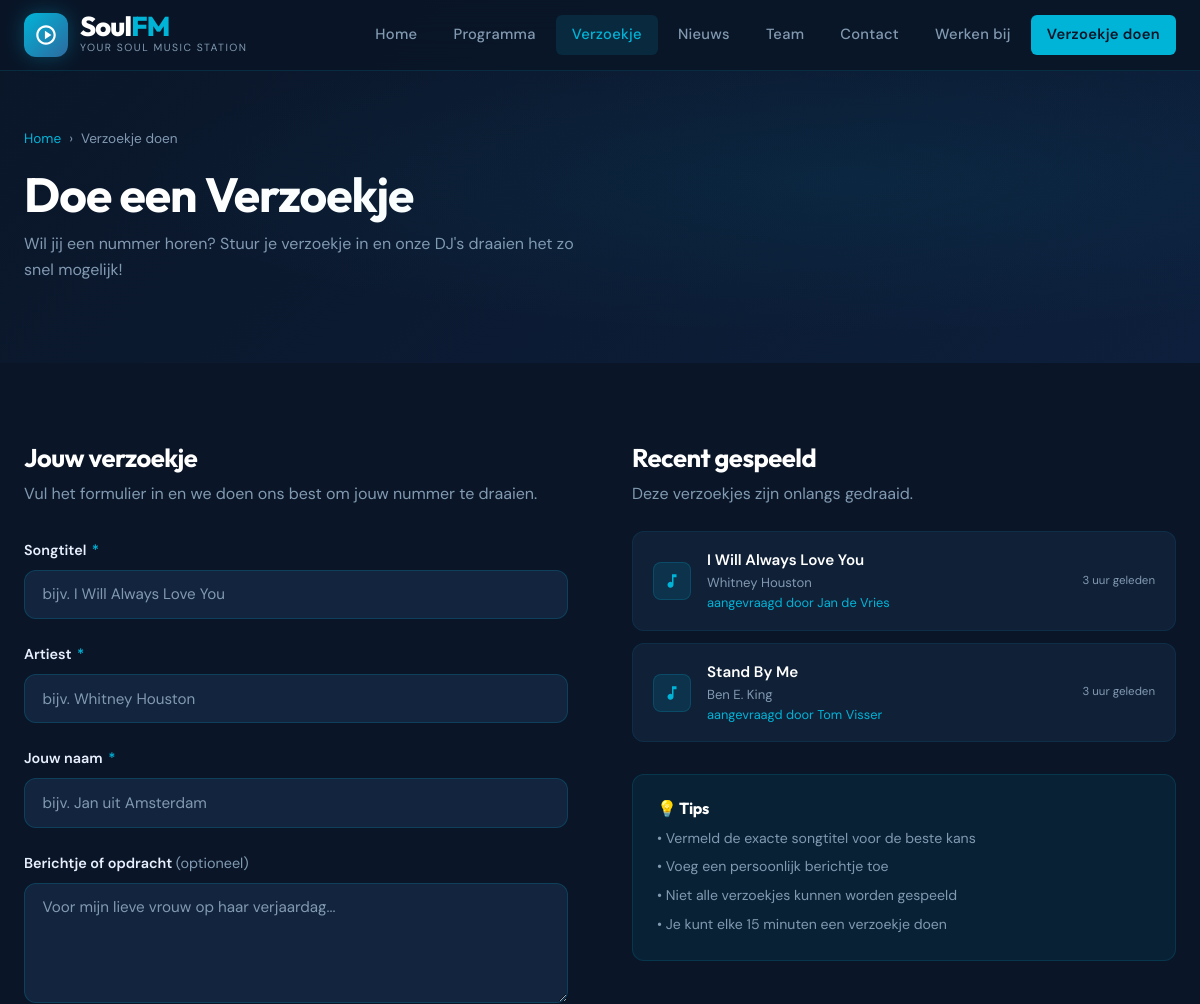
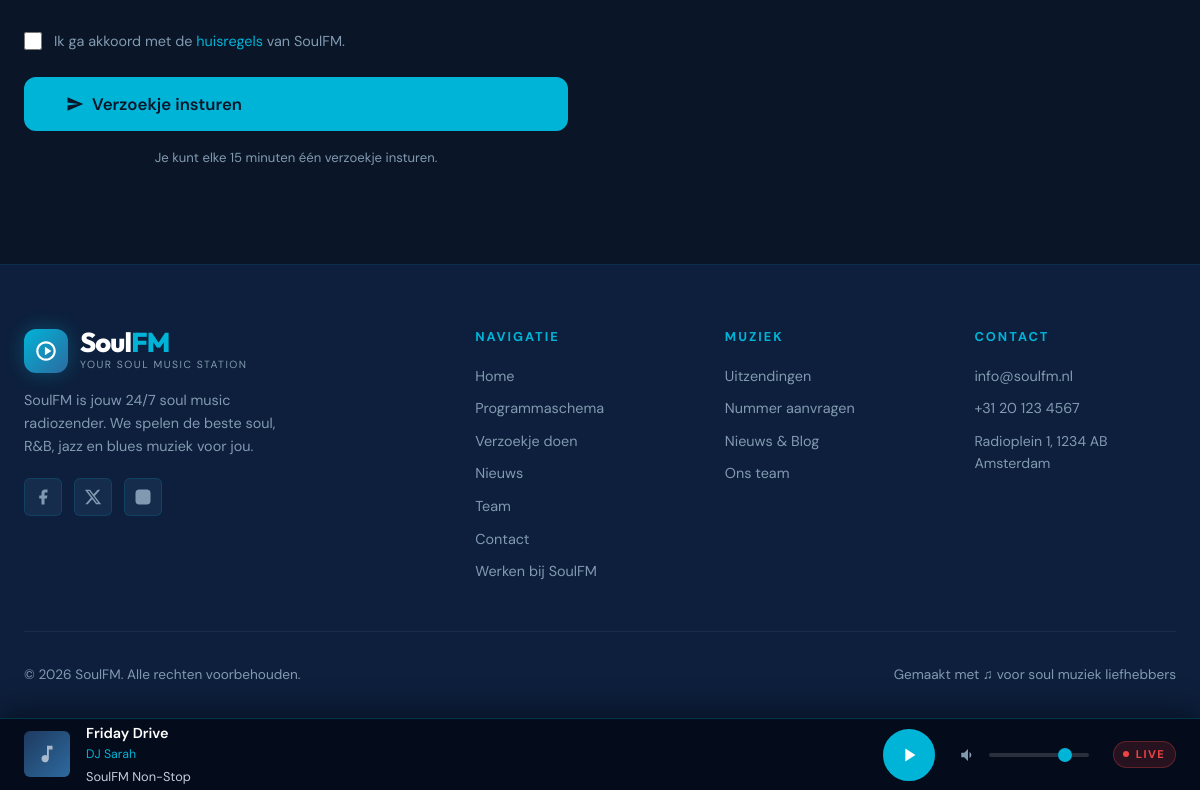
Screenshot of /request.php with the database file from the repository (2 pictures, top to bottom).
### tables this page shows
CREATE TABLE IF NOT EXISTS requests (
    id INT AUTO_INCREMENT PRIMARY KEY,
    song_title VARCHAR(200) NOT NULL,
    artist_name VARCHAR(200) NOT NULL,
    requester_name VARCHAR(100) NOT NULL,
    message TEXT DEFAULT NULL,
    ip_address VARCHAR(45) NOT NULL,
    status ENUM('pending','played','rejected') NOT NULL DEFAULT 'pending',
    created_at DATETIME NOT NULL DEFAULT CURRENT_TIMESTAMP,
    played_at DATETIME DEFAULT NULL
);

CREATE TABLE IF NOT EXISTS schedule (
    id INT AUTO_INCREMENT PRIMARY KEY,
    day_of_week ENUM('monday','tuesday','wednesday','thursday','friday','saturday','sunday') NOT NULL,
    start_time TIME NOT NULL,
    end_time TIME NOT NULL,
    program_name VARCHAR(100) NOT NULL,
    dj_name VARCHAR(100) NOT NULL,
    dj_bio TEXT DEFAULT NULL,
    genre VARCHAR(50) DEFAULT 'Soul',
    cover_image VARCHAR(255) DEFAULT NULL,
    created_at DATETIME NOT NULL DEFAULT CURRENT_TIMESTAMP
);

### includes/functions.php (called while the page is built, shortened)
<?php
function getSettings(): array {
    static $cache = null;
    if ($cache !== null) return $cache;
    try {
        $pdo = getPDO();
        $rows = $pdo->query('SELECT setting_key, setting_value FROM settings')->fetchAll();
        $cache = array_column($rows, 'setting_value', 'setting_key');
        return $cache;
    } catch (PDOException $e) {
        return [];
    }
}
function getCurrentProgram(): ?array {
    $days = ['sunday','monday','tuesday','wednesday','thursday','friday','saturday'];
    $today = $days[date('w')];
    $now = date('H:i:s');
    try {
        $pdo = getPDO();
        $stmt = $pdo->prepare('
            SELECT * FROM schedule
            WHERE day_of_week = ?
            AND (
                (start_time <= end_time AND ? BETWEEN start_time AND end_time)
                OR
                (start_time > end_time AND (? >= start_time OR ? <= end_time))
            )
            ORDER BY start_time ASC
            LIMIT 1
        ');
        $stmt->execute([$today, $now, $now, $now]);
        $program = $stmt->fetch();
        return $program ?: null;
    } catch (PDOException $e) {
        return null;
    }
}
function getLiveAzuraCastData(): ?array {
    $azuraUrl = 'https://beheer.soulfm.nl/api/nowplaying/1';$context  = stream_context_create([
        'http' => [
            'timeout' => 2.5,
            'header'  => "User-Agent: SoulFM-Website/1.0\r\n"
        ]
    ]);
    $response = @file_get_contents($azuraUrl, false,$context);
    return null;
}
function getCurrentSong(): string {
    $data = getLiveAzuraCastData();
    return 'SoulFM Non-Stop';
}
function getPlayedRequests(int $limit = 5): array {
    try {
        $pdo = getPDO();
        $stmt = $pdo->prepare('SELECT * FROM requests WHERE status = "played" ORDER BY played_at DESC LIMIT ?');
        $stmt->execute([$limit]);
        return $stmt->fetchAll();
    } catch (PDOException $e) {
        return [];
    }
}
function formatRelativeDate(string $date): string {
    $diff = time() - strtotime($date);
    if ($diff < 86400) return floor($diff/3600) . ' uur geleden';
    return formatDate($date);
}

### request.php (the view, shortened to what this page needs)
<?php
require_once __DIR__ . '/includes/functions.php';
$playedRequests = getPlayedRequests(5);
require_once __DIR__ . '/includes/header.php';
?>
<main id="main-content">
<div class="page-header">
  <div class="container">
    <div class="breadcrumb"><a href="<?= BASE_URL ?>/index.php">Home</a> <span>›</span> <span>Verzoekje doen</span></div>
    <h1>Doe een Verzoekje</h1>
    <p>Wil jij een nummer horen? Stuur je verzoekje in en onze DJ's draaien het zo snel mogelijk!</p>
  </div>
</div>
<section class="section">
  <div class="container">
    <div style="display:grid;grid-template-columns:1fr 1fr;gap:4rem;align-items:start">
      <div>
        <h2 style="font-size:1.6rem;margin-bottom:0.5rem">Jouw verzoekje</h2>
        <p style="color:var(--color-text-dim);margin-bottom:2rem">Vul het formulier in en we doen ons best om jouw nummer te draaien.</p>
        <form id="request-form" novalidate>
          <div class="form-group">
            <label class="form-label" for="song_title">Songtitel <span class="required">*</span></label>
            <input type="text" id="song_title" name="song_title" class="form-control" placeholder="bijv. I Will Always Love You" required maxlength="200" autocomplete="off">
          </div>
          <div class="form-group">
            <label class="form-label" for="artist_name">Artiest <span class="required">*</span></label>
            <input type="text" id="artist_name" name="artist_name" class="form-control" placeholder="bijv. Whitney Houston" required maxlength="200" autocomplete="off">
          </div>
          <div class="form-group">
            <label class="form-label" for="requester_name">Jouw naam <span class="required">*</span></label>
            <input type="text" id="requester_name" name="requester_name" class="form-control" placeholder="bijv. Jan uit Amsterdam" required maxlength="100" autocomplete="name">
          </div>
          <div class="form-group">
            <label class="form-label" for="message">Berichtje of opdracht <span style="color:var(--color-text-dim);font-weight:400">(optioneel)</span></label>
            <textarea id="message" name="message" class="form-control" placeholder="Voor mijn lieve vrouw op haar verjaardag..." maxlength="500"></textarea>
          </div>
          <div class="form-group">
            <label class="form-check">
              <input type="checkbox" name="agree_terms" required>
              <span class="form-check-label">Ik ga akkoord met de <a href="<?= BASE_URL ?>/contact.php">huisregels</a> van SoulFM.</span>
            </label>
          </div>
          <button type="submit" class="btn btn-primary btn-lg" style="width:100%">
            <svg viewBox="0 0 24 24" style="width:18px;height:18px;fill:currentColor"><path d="M2.01 21L23 12 2.01 3 2 10l15 2-15 2z"/></svg>
            Verzoekje insturen
          </button>
          <p style="color:var(--color-text-dim);font-size:0.82rem;margin-top:1rem;text-align:center">
            Je kunt elke <?= REQUEST_RATE_LIMIT ?> minuten één verzoekje insturen.
          </p>
        </form>
      </div>
      <div>
        <h2 style="font-size:1.6rem;margin-bottom:0.5rem">Recent gespeeld</h2>
        <p style="color:var(--color-text-dim);margin-bottom:1.5rem">Deze verzoekjes zijn onlangs gedraaid.</p>
        <?php if ($playedRequests): ?>
        <div class="requests-list">
          <?php foreach ($playedRequests as $req): ?>
          <div class="request-item">
            <div style="width:38px;height:38px;background:rgba(0,180,216,0.12);border:1px solid rgba(0,180,216,0.2);border-radius:8px;display:flex;align-items:center;justify-content:center;flex-shrink:0" aria-hidden="true">
              <svg viewBox="0 0 24 24" style="width:18px;height:18px;fill:var(--color-accent)"><path d="M12 3v10.55A4 4 0 1014 17V7h4V3h-6z"/></svg>
            </div>
            <div class="song-info">
              <div class="song-title"><?= htmlspecialchars($req['song_title']) ?></div>
              <div class="song-artist"><?= htmlspecialchars($req['artist_name']) ?></div>
              <div class="requester">aangevraagd door <?= htmlspecialchars($req['requester_name']) ?></div>
            </div>
            <span style="font-size:0.72rem;color:var(--color-text-dim);white-space:nowrap"><?= formatRelativeDate($req['played_at'] ?? $req['created_at']) ?></span>
          </div>
          <?php endforeach; ?>
        </div>
        <?php else: ?>
        <div style="text-align:center;padding:2rem;color:var(--color-text-dim);background:rgba(30,58,95,0.2);border-radius:12px;border:1px solid rgba(0,180,216,0.1)">
          <p>Nog geen verzoekjes gespeeld. Wees de eerste!</p>
        </div>
        <?php endif; ?>
        <div style="margin-top:2rem;padding:1.5rem;background:rgba(0,180,216,0.07);border:1px solid rgba(0,180,216,0.15);border-radius:12px">
          <h3 style="font-size:1rem;margin-bottom:0.5rem">💡 Tips</h3>
          <ul style="color:var(--color-text-dim);font-size:0.88rem;display:flex;flex-direction:column;gap:0.4rem">
            <li>• Vermeld de exacte songtitel voor de beste kans</li>
            <li>• Voeg een persoonlijk berichtje toe</li>
            <li>• Niet alle verzoekjes kunnen worden gespeeld</li>
            <li>• Je kunt elke <?= REQUEST_RATE_LIMIT ?> minuten een verzoekje doen</li>
          </ul>
        </div>
      </div>
    </div>
  </div>
</section>
</main>
<?php require_once __DIR__ . '/includes/footer.php'; ?>

### includes/footer.php (shortened to what this page needs)
<?php
$settings     = getSettings();
$siteName     = $settings['site_name']    ?? 'SoulFM';
$fbUrl        = $settings['facebook_url'] ?? '#';
$twUrl        = $settings['twitter_url']  ?? '#';
$igUrl        = $settings['instagram_url']?? '#';
$contactEmail = $settings['contact_email']?? '';
$currentProg  = getCurrentProgram();
?>
<footer class="site-footer">
  <div class="container">
    <div class="footer-grid">
      <div class="footer-brand">
        <a href="<?= BASE_URL ?>/index.php" class="logo">
          <div class="logo-icon" aria-hidden="true">
            <svg viewBox="0 0 24 24"><path d="M12 3C7.03 3 3 7.03 3 12s4.03 9 9 9 9-4.03 9-9-4.03-9-9-9zm0 16c-3.86 0-7-3.14-7-7s3.14-7 7-7 7 3.14 7 7-3.14 7-7 7zm-1-11v8l6-4-6-4z"/></svg>
          </div>
          <div>
            <div class="logo-text"><?= htmlspecialchars(substr($siteName,0,-2)) ?><span><?= htmlspecialchars(substr($siteName,-2)) ?></span></div>
            <div class="logo-tagline"><?= htmlspecialchars($settings['tagline'] ?? '') ?></div>
          </div>
        </a>
        <p style="margin-top:1rem"><?= htmlspecialchars($settings['about_text'] ?? '') ?></p>
        <div class="social-links" style="margin-top:1.25rem">
          <?php if ($fbUrl && $fbUrl !== '#'): ?>
          <a href="<?= htmlspecialchars($fbUrl) ?>" class="social-link" target="_blank" rel="noopener noreferrer" aria-label="Facebook">
            <svg viewBox="0 0 24 24"><path d="M18 2h-3a5 5 0 00-5 5v3H7v4h3v8h4v-8h3l1-4h-4V7a1 1 0 011-1h3z"/></svg>
          </a>
          <?php endif; ?>
          <?php if ($twUrl && $twUrl !== '#'): ?>
          <a href="<?= htmlspecialchars($twUrl) ?>" class="social-link" target="_blank" rel="noopener noreferrer" aria-label="Twitter/X">
            <svg viewBox="0 0 24 24"><path d="M18.244 2.25h3.308l-7.227 8.26 8.502 11.24H16.17l-5.214-6.817L4.99 21.75H1.68l7.73-8.835L1.254 2.25H8.08l4.713 6.231zm-1.161 17.52h1.833L7.084 4.126H5.117z"/></svg>
          </a>
          <?php endif; ?>
          <?php if ($igUrl && $igUrl !== '#'): ?>
          <a href="<?= htmlspecialchars($igUrl) ?>" class="social-link" target="_blank" rel="noopener noreferrer" aria-label="Instagram">
            <svg viewBox="0 0 24 24"><rect x="2" y="2" width="20" height="20" rx="5" ry="5"/><path d="M16 11.37A4 4 0 1112.63 8 4 4 0 0116 11.37z" fill="none" stroke="currentColor" stroke-width="2"/><line x1="17.5" y1="6.5" x2="17.51" y2="6.5" stroke="currentColor" stroke-width="2"/></svg>
          </a>
          <?php endif; ?>
        </div>
      </div>
      <div>
        <h3 class="footer-heading">Navigatie</h3>
        <nav class="footer-links">
          <a href="<?= BASE_URL ?>/index.php">Home</a>
          <a href="<?= BASE_URL ?>/schedule.php">Programmaschema</a>
          <a href="<?= BASE_URL ?>/request.php">Verzoekje doen</a>
          <a href="<?= BASE_URL ?>/news.php">Nieuws</a>
          <a href="<?= BASE_URL ?>/team.php">Team</a>
          <a href="<?= BASE_URL ?>/contact.php">Contact</a>
          <a href="<?= BASE_URL ?>/solliciteer.php">Werken bij SoulFM</a>
        </nav>
      </div>
      <div>
        <h3 class="footer-heading">Muziek</h3>
        <nav class="footer-links">
          <a href="<?= BASE_URL ?>/schedule.php">Uitzendingen</a>
          <a href="<?= BASE_URL ?>/request.php">Nummer aanvragen</a>
          <a href="<?= BASE_URL ?>/news.php">Nieuws & Blog</a>
          <a href="<?= BASE_URL ?>/team.php">Ons team</a>
        </nav>
      </div>
      <div>
        <h3 class="footer-heading">Contact</h3>
        <div class="footer-links">
          <?php if ($contactEmail): ?>
          <a href="mailto:<?= htmlspecialchars($contactEmail) ?>"><?= htmlspecialchars($contactEmail) ?></a>
          <?php endif; ?>
          <?php if (!empty($settings['contact_phone'])): ?>
          <a href="tel:<?= htmlspecialchars(preg_replace('/[^+\d]/', '', $settings['contact_phone'])) ?>"><?= htmlspecialchars($settings['contact_phone']) ?></a>
          <?php endif; ?>
          <?php if (!empty($settings['contact_address'])): ?>
          <span style="color:var(--color-text-dim);font-size:.88rem"><?= htmlspecialchars($settings['contact_address']) ?></span>
          <?php endif; ?>
        </div>
      </div>
    </div>
    <div class="footer-bottom">
      <p>&copy; <?= date('Y') ?> <?= htmlspecialchars($siteName) ?>. Alle rechten voorbehouden.</p>
      <p>Gemaakt met ♫ voor soul muziek liefhebbers</p>
    </div>
  </div>
</footer>
<div class="audio-player" role="region" aria-label="Audiospeler">
  <div class="player-info">
    <div class="player-album" aria-hidden="true">
      <svg viewBox="0 0 24 24"><path d="M12 3v10.55A4 4 0 1014 17V7h4V3h-6z"/></svg>
    </div>
    <div class="player-meta">
      <div class="player-title" id="player-title"><?= htmlspecialchars($currentProg['program_name'] ?? 'SoulFM Live') ?></div>
      <div class="player-dj" id="player-dj"><?= htmlspecialchars($currentProg['dj_name'] ?? '') ?></div>
      <?php
        $currentSongInit = function_exists('getCurrentSong') ? getCurrentSong() : 'SoulFM - The Best Soul & Motown';
      ?>
      <div class="player-song" id="player-song" style="font-size:0.8rem; opacity:0.85; margin-top:2px; font-weight:normal;">
        <?= htmlspecialchars($currentSongInit) ?>
      </div>
    </div>
  </div>
  <div class="player-controls">
    <div class="player-equalizer paused" id="player-eq" aria-hidden="true">
    </div>
    <button class="player-btn play-btn" id="player-play-btn" aria-label="Afspelen / Pauzeren">
      <svg id="play-icon" viewBox="0 0 24 24"><path d="M8 5v14l11-7z"/></svg>
    </button>
  </div>
  <div class="player-volume">
    <button id="mute-btn" aria-label="Geluid dempen" style="background:none;border:none;cursor:pointer;display:flex;align-items:center">
      <svg id="vol-icon" viewBox="0 0 24 24" style="width:18px;height:18px;fill:var(--color-text-dim)"><path d="M3 9v6h4l5 5V4L7 9H3zm13.5 3A4.5 4.5 0 0014 7.97v8.05A4.5 4.5 0 0016.5 12z"/></svg>
    </button>
    <input type="range" id="volume-slider" class="volume-slider" min="0" max="1" step="0.02" value="0.8" aria-label="Volume">
  </div>
  <div class="player-live-badge">
    <span class="dot" aria-hidden="true"></span>
    LIVE
  </div>
</div>
</body>
</html>

### rows the page displays
requests: song_title "I Will Always Love You", artist_name "Whitney Houston", requester_name "Jan de Vries", formatRelativeDate($req['played_at'] ?? $req['created_at']) "3 uur geleden"
requests: song_title "Stand By Me", artist_name "Ben E. King", requester_name "Tom Visser", formatRelativeDate($req['played_at'] ?? $req['created_at']) "3 uur geleden"
schedule: program_name "Friday Drive", dj_name "DJ Sarah"

### other values shown
substr($siteName, 0, -2) "Soul"
substr($siteName, -2) "FM"
$tagline "YOUR SOUL MUSIC STATION"
REQUEST_RATE_LIMIT "15"
substr($siteName,0,-2) "Soul"
substr($siteName,-2) "FM"
$settings['tagline'] "YOUR SOUL MUSIC STATION"
$settings['about_text'] "SoulFM is jouw 24/7 soul music radiozender. We spelen de beste soul, R&B, jazz en blues muziek voor jou."
$contactEmail "info@soulfm.nl"
$settings['contact_phone'] "+31 20 123 4567"
$settings['contact_address'] "Radioplein 1, 1234 AB Amsterdam"
$siteName "SoulFM"
$currentSongInit "SoulFM Non-Stop"
